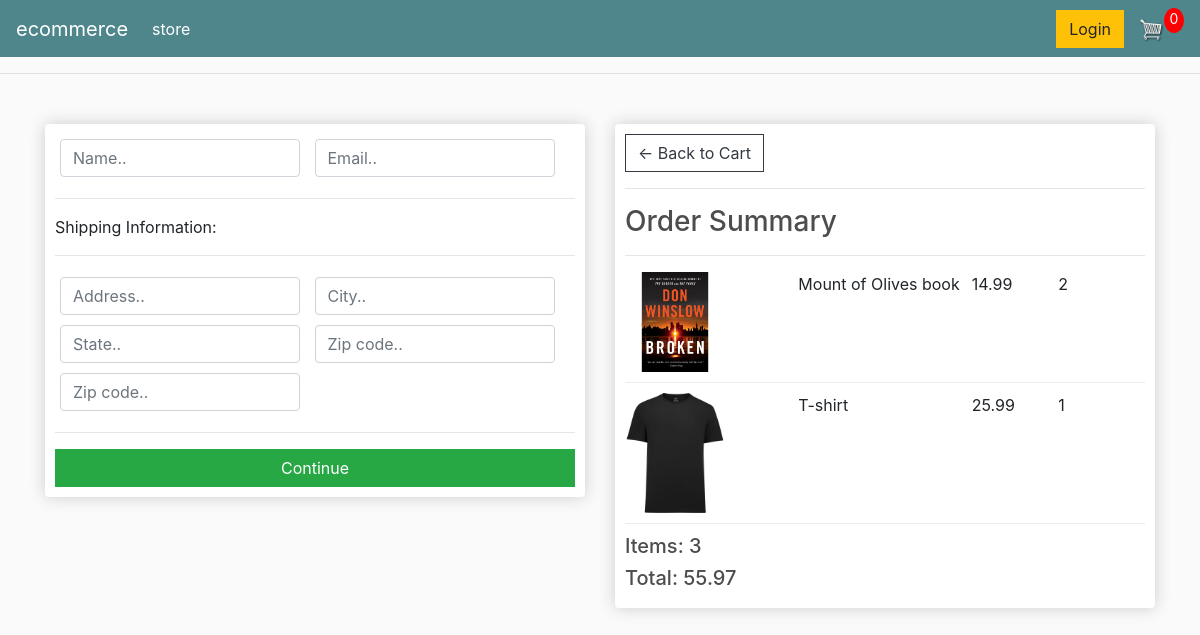
The app's page /store/checkout/ (signed in) with its own data.
### store/models.py (models this page shows, shortened)
class OrderItem(models.Model):
    product = models.ForeignKey(Product,on_delete=models.SET_NULL,null = True)
    order = models.ForeignKey(Order,on_delete=models.SET_NULL,null = True)
    quantity = models.IntegerField(default=0,null=True,blank=True)
    date_added = models.DateTimeField(auto_now_add=True)
    @property
    def get_total(self):
        total = self.product.price * self.quantity
        return total

class Product(models.Model):
    name = models.CharField(max_length=200)
    price = models.FloatField()
    digital = models.BooleanField(default=False,null=True,blank=True)
    image = models.ImageField(null=True,blank=True)
    @property
    def imageUrl(self):
        try:
            url = self.image.url
        except:
            url = ''
        return url

class Order(models.Model):
    customer = models.ForeignKey(Customer,on_delete=models.SET_NULL,null=True,blank = True)
    date_ordered = models.DateTimeField(auto_now_add=True)
    complete = models.BooleanField(default=False)
    transaction_id = models.CharField(max_length=100,null=True)
    @property
    def get_cart_total(self):
        orderitems =self.orderitem_set.all()
        total = sum([item.get_total for item in orderitems])
        return total
    @property
    def get_cart_items(self):
        orderitems =self.orderitem_set.all()
        total = sum([item.quantity for item in orderitems])
        return total

### store/views.py (the view)
# urls.py: path('checkout/',views.checkout,name="checkout")
def checkout(request):
    if request.user.is_authenticated:
        customer = request.user.customer
        order, created = Order.objects.get_or_create(customer=customer,complete=False)
        items =order.orderitem_set.all()
    else:
        items = []
        order ={'get_cart_total':0,'get_cart_items':0}
    context = {'items':items,'order':order}
    return render(request,"store/checkout.html",context)

### store/templates/store/checkout.html (shortened to what this page needs)
{% extends 'store/main.html' %}
{% load static %}
{% block content %}
     <div class="row">
		<div class="col-lg-6">
			<div class="box-element" id="form-wrapper">
				<form id="form">
					<div id="user-info">
						<div class="form-field">
							<input required class="form-control" type="text" name="name" placeholder="Name..">
						</div>
						<div class="form-field">
							<input required class="form-control" type="email" name="email" placeholder="Email..">
						</div>
					</div>
					<div id="shipping-info">
						<hr>
						<p>Shipping Information:</p>
						<hr>
						<div class="form-field">
							<input class="form-control" type="text" name="address" placeholder="Address..">
						</div>
						<div class="form-field">
							<input class="form-control" type="text" name="city" placeholder="City..">
						</div>
						<div class="form-field">
							<input class="form-control" type="text" name="state" placeholder="State..">
						</div>
						<div class="form-field">
							<input class="form-control" type="text" name="zipcode" placeholder="Zip code..">
						</div>
						<div class="form-field">
							<input class="form-control" type="text" name="country" placeholder="Zip code..">
						</div>
					</div>
					<hr>
					<input id="form-button" class="btn btn-success btn-block" type="submit" value="Continue">
				</form>
			</div>
			<br>
		</div>
		<div class="col-lg-6">
			<div class="box-element">
				<a  class="btn btn-outline-dark" href="{% url 'cart' %}">&#x2190; Back to Cart</a>
				<hr>
				<h3>Order Summary</h3>
				<hr>
				{% for item in items %}
				<div class="cart-row">
					<div style="flex:2"><img class="row-image" src="{{item.product.imageUrl}}"></div>
					<div style="flex:2"><p>{{item.product.name}}</p></div>
					<div style="flex:1"><p>{{item.product.price|floatformat:2}}</p></div>
					<div style="flex:1"><p>{{item.quantity}}</p></div>
				</div>
				{% endfor %}
				<h5>Items:   {{order.get_cart_items}}</h5>
				<h5>Total:   {{order.get_cart_total|floatformat:2}}</h5>
			</div>
		</div>
	</div>
{% endblock content %}

### static/css/main.css (style rules this page uses)
body { background-color: hsl(0, 0%, 98%); }
h1,h2,h3,h4,h5,h6 { color:hsl(0, 0%, 30%); }
.box-element { box-shadow:hsl(0, 0%, 80%) 0 0 16px; background-color: #fff; border-radius: 4px; padding: 10px; }
.col-lg-4, .col-lg-6, .col-lg-8, .col-lg-12 { margin-top: 10px; }
.btn { border-radius: 0; }
.row-image { width: 100px; }
.form-field { width:250px; display: inline-block; padding: 5px; }
.cart-row { display: flex; align-items: flex-stretch; padding-bottom: 10px; margin-bottom: 10px; border-bottom: 1px solid #ececec; }

### records on screen
OrderItem: product.imageUrl (picture), product.name "Mount of Olives book", product.price "14.99", quantity "2"
OrderItem: product.imageUrl (picture), product.name "T-shirt", product.price "25.99", quantity "1"
Order: get_cart_items "3", get_cart_total "55.97"
